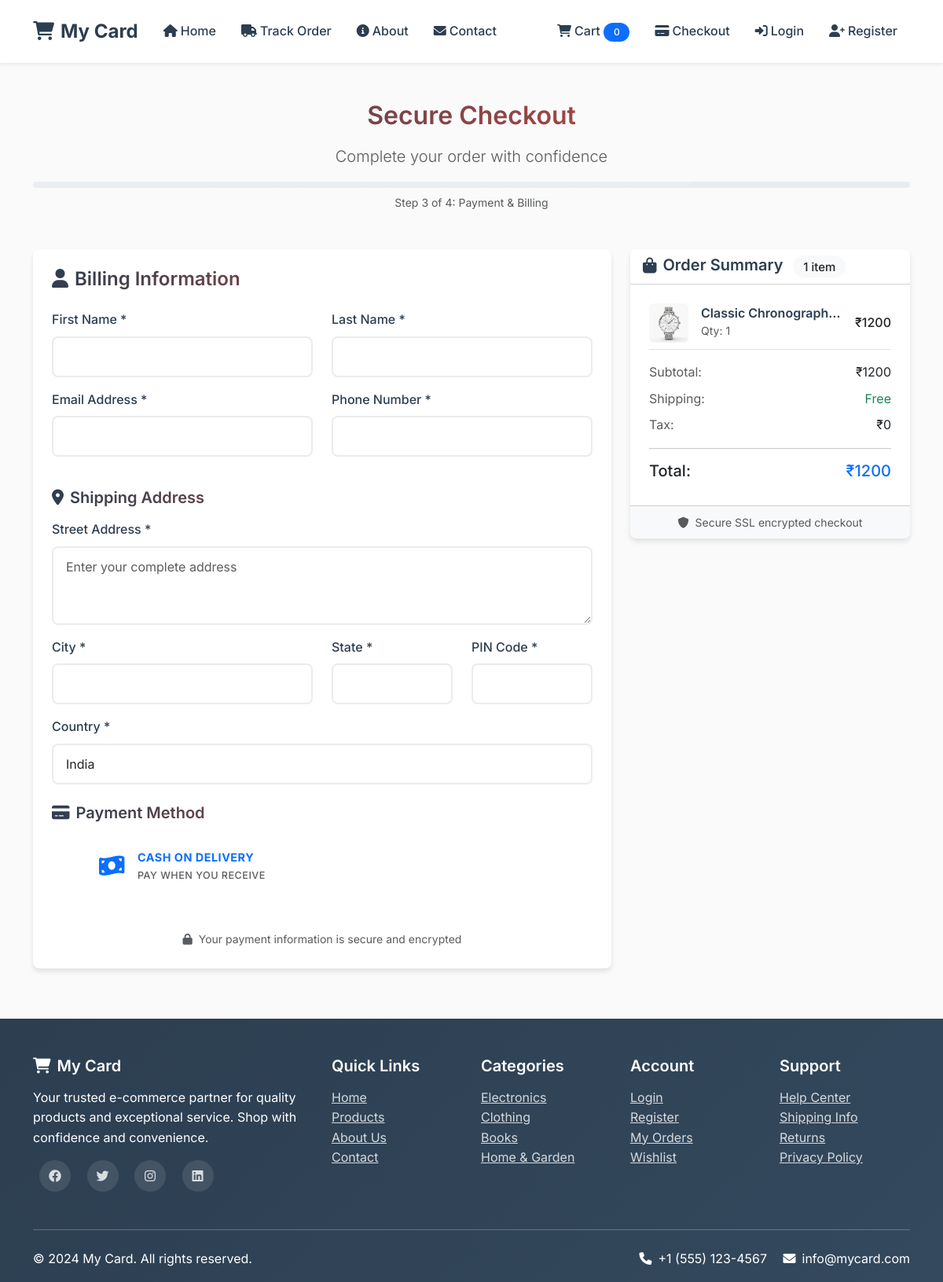
Screenshot of /checkout/ (signed in) with the database file from the repository.
### store/models.py (models this page shows, shortened)
class Cart(models.Model):
    product = models.ForeignKey(Product, on_delete=models.CASCADE)
    user = models.ForeignKey('auth.User', on_delete=models.CASCADE)
    product_qty = models.IntegerField(null=False, blank=False)
    created_at = models.DateTimeField(auto_now_add=True)

class Product(models.Model):
    category = models.ForeignKey(Category, on_delete=models.CASCADE)
    slug = models.CharField(max_length=50, null=False, blank=False)
    name = models.CharField(max_length=50, null=False, blank=False)
    product_image = models.ImageField(upload_to=get_file_path, null=False, blank=False)
    small_description = models.CharField(max_length=150, null=False, blank=False)
    quantity = models.IntegerField(null=False, blank=False)
    description = models.TextField(max_length=500, null=False, blank=False)
    original_price = models.FloatField(null=False, blank=False)
    selling_price = models.FloatField(null=False, blank=False)
    status = models.BooleanField(default=False, null=True, blank=False)
    trending = models.BooleanField(default=False, null=True, blank=False)
    tag = models.CharField(max_length=150, null=False, blank=False)
    meta_title = models.CharField(max_length=150, null=False, blank=False)
    meta_keywords = models.CharField(max_length=150, null=False, blank=False)
    meta_description = models.CharField(max_length=150, null=False, blank=False)
    created_at = models.DateTimeField(auto_now_add=True)

### store/views.py (the view, shortened to what this page needs)
# urls.py: path('checkout/', views.checkout_view, name='checkout'),
def checkout_view(request):
    if request.user.is_authenticated:
        cart_items = Cart.objects.filter(user=request.user)
        total_price = sum(item.product.selling_price * item.product_qty for item in cart_items)
        total_price_usd = total_price / 83  # 1 USD = ~83 INR
        paypal_client_id = None
        if (hasattr(settings, 'PAYPAL_CLIENT_ID') and
            settings.PAYPAL_CLIENT_ID != 'your_paypal_client_id_here'):
            paypal_client_id = settings.PAYPAL_CLIENT_ID
        return render(request, 'store/checkout.html', {
            'cart_items': cart_items,
            'total_price': total_price,
            'total_price_usd': total_price_usd,
            'paypal_client_id': paypal_client_id
        })
    else:
        return redirect('login')

### store/templates/store/checkout.html (shortened to what this page needs)
{% extends 'store/base.html' %}
{% block content %}
<div class="container my-5">
    <div class="text-center mb-5">
        <h2 class="text-gradient">Secure Checkout</h2>
        <p class="lead text-muted">Complete your order with confidence</p>
        <div class="progress" style="height: 8px;">
            <div class="progress-bar bg-gradient" role="progressbar" style="width: 75%"></div>
        </div>
        <small class="text-muted mt-2 d-block">Step 3 of 4: Payment & Billing</small>
    </div>
    <div class="row">
        <div class="col-lg-4 order-lg-2 mb-4">
            <div class="card border-0 shadow-custom sticky-top" style="top: 2rem;">
                <div class="card-header bg-gradient text-white">
                    <h5 class="mb-0">
                        <i class="fas fa-shopping-bag me-2"></i>Order Summary
                        <span class="badge bg-light text-dark ms-2">{{ cart_items|length }} item{{ cart_items|length|pluralize }}</span>
                    </h5>
                </div>
                <div class="card-body">
                    <div class="order-items mb-3">
                        {% for item in cart_items %}
                        <div class="d-flex justify-content-between align-items-center mb-3 pb-2 border-bottom">
                            <div class="d-flex align-items-center">
                                <img src="{{ item.product.product_image.url }}" alt="{{ item.product.name }}" class="rounded me-3" style="width: 50px; height: 50px; object-fit: cover;">
                                <div>
                                    <h6 class="mb-0">{{ item.product.name|truncatechars:20 }}</h6>
                                    <small class="text-muted">Qty: {{ item.product_qty }}</small>
                                </div>
                            </div>
                            <span class="fw-medium">₹{{ item.product.selling_price|floatformat:0 }}</span>
                        </div>
                        {% endfor %}
                    </div>
                    <div class="order-totals">
                        <div class="d-flex justify-content-between mb-2">
                            <span class="text-muted">Subtotal:</span>
                            <span>₹{{ total_price|floatformat:0 }}</span>
                        </div>
                        <div class="d-flex justify-content-between mb-2">
                            <span class="text-muted">Shipping:</span>
                            <span class="text-success">Free</span>
                        </div>
                        <div class="d-flex justify-content-between mb-2">
                            <span class="text-muted">Tax:</span>
                            <span>₹0</span>
                        </div>
                        <hr>
                        <div class="d-flex justify-content-between">
                            <span class="h5">Total:</span>
                            <span class="h5 text-primary">₹{{ total_price|floatformat:0 }}</span>
                        </div>
                    </div>
                </div>
                <div class="card-footer bg-light text-center">
                    <small class="text-muted">
                        <i class="fas fa-shield-alt me-1"></i>
                        Secure SSL encrypted checkout
                    </small>
                </div>
            </div>
        </div>
        <div class="col-lg-8 order-lg-1">
            <div class="card border-0 shadow-custom">
                <div class="card-body p-4">
                    <h4 class="text-gradient mb-4">
                        <i class="fas fa-user me-2"></i>Billing Information
                    </h4>
                    <form method="POST" id="checkoutForm">
                        <div class="row">
                            <div class="col-md-6 mb-3">
                                <label for="firstName" class="form-label">First Name *</label>
                                <input type="text" class="form-control" name="first_name" id="firstName" required>
                            </div>
                            <div class="col-md-6 mb-3">
                                <label for="lastName" class="form-label">Last Name *</label>
                                <input type="text" class="form-control" name="last_name" id="lastName" required>
                            </div>
                        </div>
                        <div class="row">
                            <div class="col-md-6 mb-3">
                                <label for="email" class="form-label">Email Address *</label>
                                <input type="email" class="form-control" name="email" id="email" required>
                            </div>
                            <div class="col-md-6 mb-3">
                                <label for="phone" class="form-label">Phone Number *</label>
                                <input type="tel" class="form-control" name="phone" id="phone" required>
                            </div>
                        </div>
                        <h5 class="text-gradient mt-4 mb-3">
                            <i class="fas fa-map-marker-alt me-2"></i>Shipping Address
                        </h5>
                        <div class="mb-3">
                            <label for="address" class="form-label">Street Address *</label>
                            <textarea class="form-control" name="address" id="address" rows="3" placeholder="Enter your complete address" required></textarea>
                        </div>
                        <div class="row">
                            <div class="col-md-6 mb-3">
                                <label for="city" class="form-label">City *</label>
                                <input type="text" class="form-control" name="city" id="city" required>
                            </div>
                            <div class="col-md-3 mb-3">
                                <label for="state" class="form-label">State *</label>
                                <input type="text" class="form-control" name="state" id="state" required>
                            </div>
                            <div class="col-md-3 mb-3">
                                <label for="pincode" class="form-label">PIN Code *</label>
                                <input type="text" class="form-control" name="pincode" id="pincode" pattern="[0-9]{6}" required>
                            </div>
                        </div>
                        <div class="mb-4">
                            <label for="country" class="form-label">Country *</label>
                            <input type="text" class="form-control" name="country" id="country" value="India" required>
                        </div>
                        <h5 class="text-gradient mt-4 mb-3">
                            <i class="fas fa-credit-card me-2"></i>Payment Method
                        </h5>
                        <div class="row">
                            <div class="col-md-6 mb-3">
                                <div class="payment-option">
                                    <button type="submit" class="btn btn-outline-primary btn-lg w-100 payment-btn" id="cod-btn">
                                        <div class="d-flex align-items-center justify-content-center">
                                            <i class="fas fa-money-bill-wave me-3 fa-2x"></i>
                                            <div class="text-start">
                                                <div class="fw-bold">Cash on Delivery</div>
                                                <small class="text-muted">Pay when you receive</small>
                                            </div>
                                        </div>
                                    </button>
                                </div>
                            </div>
                            <div class="col-md-6 mb-3">
                                <div class="payment-option">
                                    <div id="paypal-button-container" class="paypal-container"></div>
                                </div>
                            </div>
                        </div>
                        <div class="mt-4 text-center">
                            <small class="text-muted">
                                <i class="fas fa-lock me-1"></i>
                                Your payment information is secure and encrypted
                            </small>
                        </div>
                    </form>
                </div>
            </div>
        </div>
    </div>
</div>
{% endblock %}

### static/css/style.css (style rules this page uses)
:root { --primary-color: #2c3e50; --secondary-color: #34495e; --accent-color: #e74c3c; --success-color: #27ae60; --warning-color: #f39c12; --light-bg: #ecf0f1; --dark-text: #2c3e50; --light-text: #7f8c8d; --white: #ffffff; --shadow: 0 4px 6px rgba(0, 0, 0, 0.1); --shadow-hover: 0 8px 25px rgba(0, 0, 0, 0.15); --border-radius: 8px; --transition: all 0.3s ease; }
* { margin: 0; padding: 0; box-sizing: border-box; }
body { font-family: 'Inter', -apple-system, BlinkMacSystemFont, 'Segoe UI', Roboto, sans-serif; line-height: 1.6; color: var(--dark-text); background-color: #fafafa; }
h1, h2, h3, h4, h5, h6 { font-weight: 600; margin-bottom: 1rem; color: var(--dark-text); }
.btn { border-radius: var(--border-radius); font-weight: 500; padding: 0.75rem 1.5rem; transition: var(--transition); border: none; text-transform: uppercase; letter-spacing: 0.5px; font-size: 0.9rem; }
.card { border: none; border-radius: var(--border-radius); box-shadow: var(--shadow); transition: var(--transition); overflow: hidden; background: var(--white); }
.card-body { padding: 1.5rem; }
.form-control { border: 2px solid #e9ecef; border-radius: var(--border-radius); padding: 0.75rem 1rem; transition: var(--transition); font-size: 1rem; }
.form-label { font-weight: 500; color: var(--dark-text); margin-bottom: 0.5rem; }
.badge { border-radius: 50px; padding: 0.4rem 0.8rem; font-weight: 500; }
.text-gradient { background: linear-gradient(135deg, var(--primary-color), var(--accent-color)); -webkit-background-clip: text; -webkit-text-fill-color: transparent; background-clip: text; }
.bg-gradient { background: linear-gradient(135deg, var(--primary-color), var(--secondary-color)); }
.shadow-custom { box-shadow: var(--shadow); }

### store/templates/store/checkout.html (style rules this page uses)
.payment-option { transition: var(--transition); }
.payment-btn { height: 80px; transition: var(--transition); }
.paypal-container { min-height: 80px; display: flex; align-items: center; }

### rows the page displays
Cart: product.product_image (picture), product.name "Classic Chronograph…", product_qty "1", product.selling_price "1200"

### other values shown
{{ cart_items|length }} "1"
{{ total_price|floatformat:0 }} "1200"
